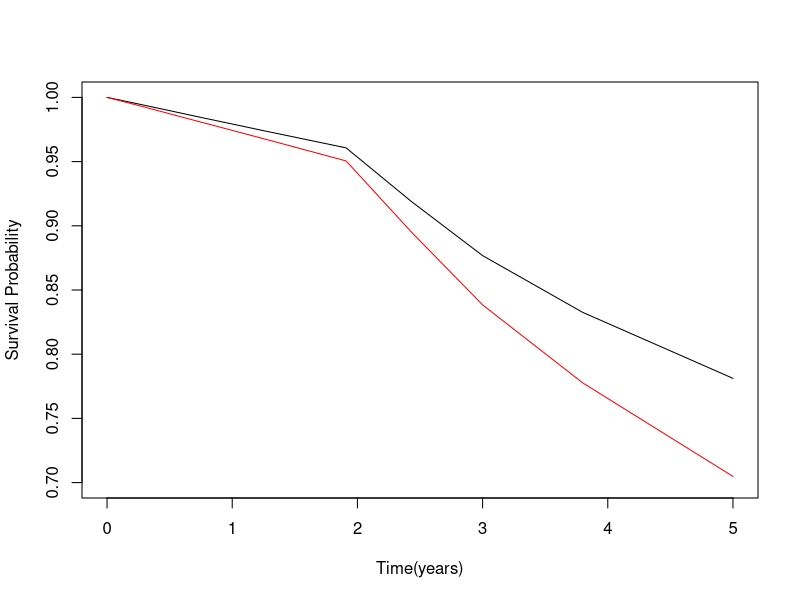

Generate this figure with R: (Note: this script raises an error after producing the figure.)

###### Appendix D ######
t = c(0,0.25,0.75,1.25)
a = c(-0.31869067,-0.72492568,-0.13653627,-0.21580434)
intercept = 0.26634693

s1 = -3.61388568
s2 = -2.21636742
s3 = -2.25146058
s4 = -2.49844602
s5 = -2.70051089
knots = c(1.91, 2.43, 3.00, 3.80, 5)

trt = 0
beta = -0.3

# direct effect #
b = rep(0.0,4)
alpha_trt = -0.2

# indirect effect #
b = rep(0.2,4)
alpha_trt = 0

# both effects #
b = rep(0.2,4)
alpha_trt = -0.2

###### compute the survival curves #####

## control survival ##
treatment = 0
A1 = beta*intercept + (beta*trt + alpha_trt)*treatment
A2 = A1 + beta*(a[1] + b[1]*treatment)*t[1]
A3 = A2 + beta*(a[2] + b[2]*treatment)*(t[2]-t[1])
A4 = A3 + beta*(a[3] + b[3]*treatment)*(t[3]-t[2])
B1 = beta*(a[1] + b[1]*treatment)
B2 = beta*(a[2] + b[2]*treatment)
B3 = beta*(a[3] + b[3]*treatment)
B4 = beta*(a[4] + b[4]*treatment)

h1 = exp(s1+A1)*(exp(B1*t[2])-1)/B1
h2 = exp(s1+A2)*(exp(B2*(t[3]-t[2]))-1)/B2 + h1
h3 = exp(s1+A3)*(exp(B3*(t[4]-t[3]))-1)/B3 + h2
h4 = exp(s1+A4)*(exp(B4*(knots[1]-t[4]))-1)/B4 + h3
h5 = exp(s2+A4)*(exp(B4*(knots[2]-t[4]))-exp(B4*(knots[1]-t[4])))/B4 + h4
h6 = exp(s3+A4)*(exp(B4*(knots[3]-t[4]))-exp(B4*(knots[2]-t[4])))/B4 + h5
h7 = exp(s4+A4)*(exp(B4*(knots[4]-t[4]))-exp(B4*(knots[3]-t[4])))/B4 + h6
h8 = exp(s5+A4)*(exp(B4*(knots[5]-t[4]))-exp(B4*(knots[4]-t[4])))/B4 + h7
surv_control = exp(-c(0, h1, h2, h3, h4, h5, h6, h7, h8))


## treated survival ##
treatment = 1
A1 = beta*intercept + (beta*trt + alpha_trt)*treatment
A2 = A1 + beta*(a[1] + b[1]*treatment)*t[1]
A3 = A2 + beta*(a[2] + b[2]*treatment)*(t[2]-t[1])
A4 = A3 + beta*(a[3] + b[3]*treatment)*(t[3]-t[2])
B1 = beta*(a[1] + b[1]*treatment)
B2 = beta*(a[2] + b[2]*treatment)
B3 = beta*(a[3] + b[3]*treatment)
B4 = beta*(a[4] + b[4]*treatment)

m1 = exp(s1+A1)*(exp(B1*t[2])-1)/B1
m2 = exp(s1+A2)*(exp(B2*(t[3]-t[2]))-1)/B2 + m1
m3 = exp(s1+A3)*(exp(B3*(t[4]-t[3]))-1)/B3 + m2
m4 = exp(s1+A4)*(exp(B4*(knots[1]-t[4]))-1)/B4 + m3
m5 = exp(s2+A4)*(exp(B4*(knots[2]-t[4]))-exp(B4*(knots[1]-t[4])))/B4 + m4
m6 = exp(s3+A4)*(exp(B4*(knots[3]-t[4]))-exp(B4*(knots[2]-t[4])))/B4 + m5
m7 = exp(s4+A4)*(exp(B4*(knots[4]-t[4]))-exp(B4*(knots[3]-t[4])))/B4 + m6
m8 = exp(s5+A4)*(exp(B4*(knots[5]-t[4]))-exp(B4*(knots[4]-t[4])))/B4 + m7
surv_treated = exp(-c(0, m1, m2, m3, m4, m5, m6, m7, m8))

plot(x = c(t,knots), y = surv_treated, type = "l", ylim=c(0.7,1),ylab = "Survival Probability",xlab = "Time(years)")
lines(c(t,knots),surv_control,col = "red")

### survival probabilities ###
direct_trt = c(1, 0.9948599, 0.9842142, 0.9735797, 0.9592752, 0.9133950, 0.8656110, 0.8139107, 0.7509320)
direct_con = c(1, 0.9937255, 0.9807531, 0.9678252, 0.9504853, 0.8952583, 0.8383895, 0.7776393, 0.7047876)

indirect_trt = c(1, 0.9937723, 0.9809942, 0.9684431, 0.9521728, 0.9019832, 0.8516172, 0.7994604, 0.7396027)
indirect_con = c(1, 0.9937255, 0.9807531, 0.9678252, 0.9504853, 0.8952583, 0.8383895, 0.7776393, 0.7047876)

both_trt = c(1, 0.9948983, 0.9844124, 0.9740885, 0.9606694, 0.9190086, 0.8767766, 0.8325626, 0.7811690)
both_con = c(1, 0.9937255, 0.9807531, 0.9678252, 0.9504853, 0.8952583, 0.8383895, 0.7776393, 0.7047876)

### save survival probabilities ###
surv_p = rbind(cbind(c(t,knots),direct_con,direct_trt,1),cbind(c(t,knots),both_con,both_trt,2),cbind(c(t,knots),indirect_con,indirect_trt,3))
write.table(surv_p, file = "C:/D/paper1/revision/rev11/surv_curves/survp.csv", sep = ",",row.names = F,col.names = F)

